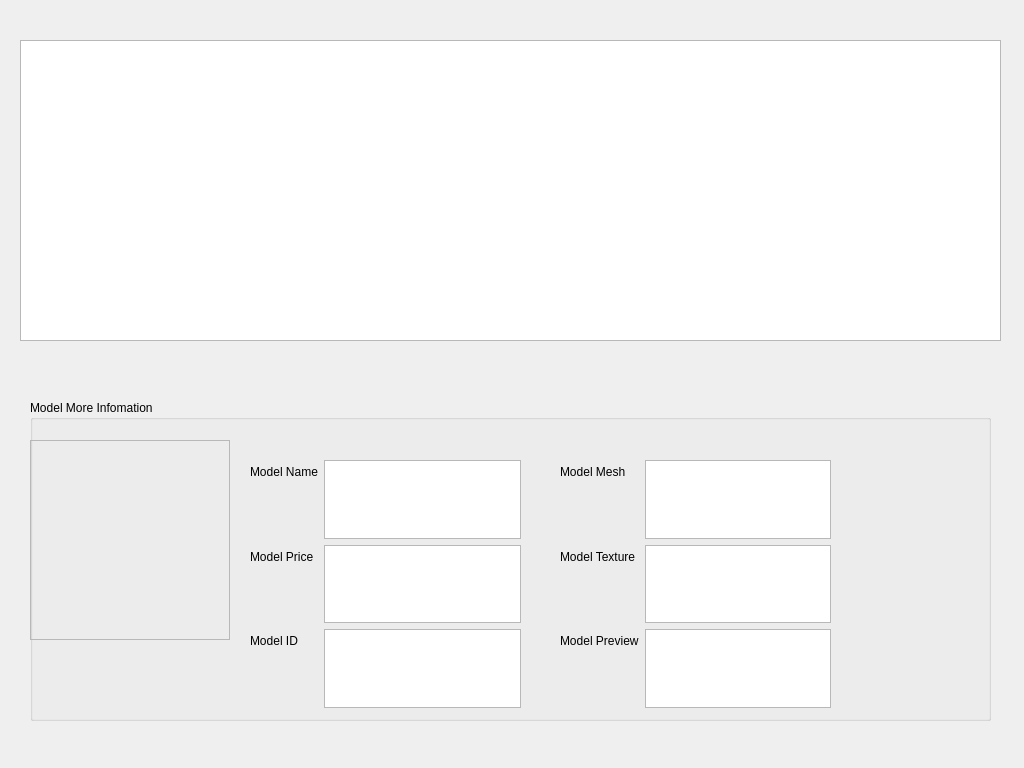
<?xml version="1.0" encoding="UTF-8"?>
<ui version="4.0">
 <class>modelmanagedialog</class>
 <widget class="QDialog" name="modelmanagedialog">
  <property name="geometry">
   <rect>
    <x>0</x>
    <y>0</y>
    <width>1024</width>
    <height>768</height>
   </rect>
  </property>
  <property name="windowTitle">
   <string>Dialog</string>
  </property>
  <widget class="QGroupBox" name="groupBox">
   <property name="geometry">
    <rect>
     <x>30</x>
     <y>400</y>
     <width>961</width>
     <height>321</height>
    </rect>
   </property>
   <property name="title">
    <string>Model More Infomation</string>
   </property>
   <widget class="QFrame" name="frame">
    <property name="geometry">
     <rect>
      <x>0</x>
      <y>40</y>
      <width>200</width>
      <height>200</height>
     </rect>
    </property>
    <property name="frameShape">
     <enum>QFrame::StyledPanel</enum>
    </property>
    <property name="frameShadow">
     <enum>QFrame::Raised</enum>
    </property>
   </widget>
   <widget class="QWidget" name="layoutWidget">
    <property name="geometry">
     <rect>
      <x>220</x>
      <y>60</y>
      <width>271</width>
      <height>248</height>
     </rect>
    </property>
    <layout class="QFormLayout" name="formLayout">
     <property name="fieldGrowthPolicy">
      <enum>QFormLayout::AllNonFixedFieldsGrow</enum>
     </property>
     <item row="0" column="0">
      <widget class="QLabel" name="label">
       <property name="text">
        <string>Model Name</string>
       </property>
      </widget>
     </item>
     <item row="0" column="1">
      <widget class="QTextEdit" name="nameEdit"/>
     </item>
     <item row="1" column="0">
      <widget class="QLabel" name="label_2">
       <property name="text">
        <string>Model Price</string>
       </property>
      </widget>
     </item>
     <item row="1" column="1">
      <widget class="QTextEdit" name="priceEdit"/>
     </item>
     <item row="2" column="0">
      <widget class="QLabel" name="label_3">
       <property name="text">
        <string>Model ID</string>
       </property>
      </widget>
     </item>
     <item row="2" column="1">
      <widget class="QTextEdit" name="idEdit"/>
     </item>
    </layout>
   </widget>
   <widget class="QWidget" name="layoutWidget">
    <property name="geometry">
     <rect>
      <x>530</x>
      <y>60</y>
      <width>271</width>
      <height>248</height>
     </rect>
    </property>
    <layout class="QFormLayout" name="formLayout_2">
     <item row="0" column="0">
      <widget class="QLabel" name="label_4">
       <property name="text">
        <string>Model Mesh</string>
       </property>
      </widget>
     </item>
     <item row="0" column="1">
      <widget class="QTextEdit" name="meshEdit"/>
     </item>
     <item row="1" column="0">
      <widget class="QLabel" name="label_5">
       <property name="text">
        <string>Model Texture</string>
       </property>
      </widget>
     </item>
     <item row="1" column="1">
      <widget class="QTextEdit" name="previewEdit"/>
     </item>
     <item row="2" column="0">
      <widget class="QLabel" name="label_6">
       <property name="text">
        <string>Model Preview</string>
       </property>
      </widget>
     </item>
     <item row="2" column="1">
      <widget class="QTextEdit" name="textEdit"/>
     </item>
    </layout>
   </widget>
   <zorder>layoutWidget</zorder>
   <zorder>frame</zorder>
   <zorder>layoutWidget</zorder>
  </widget>
  <widget class="QTableWidget" name="tableWidget">
   <property name="geometry">
    <rect>
     <x>20</x>
     <y>40</y>
     <width>981</width>
     <height>301</height>
    </rect>
   </property>
   <property name="layoutDirection">
    <enum>Qt::LeftToRight</enum>
   </property>
   <property name="editTriggers">
    <set>QAbstractItemView::NoEditTriggers</set>
   </property>
   <property name="selectionBehavior">
    <enum>QAbstractItemView::SelectRows</enum>
   </property>
   <property name="showGrid">
    <bool>false</bool>
   </property>
  </widget>
 </widget>
 <resources/>
 <connections/>
</ui>
